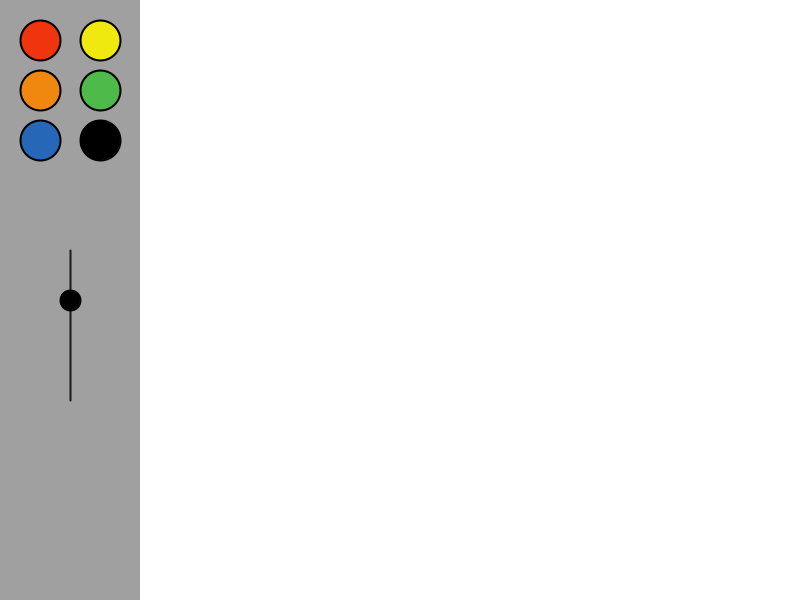
Frame 1 (no input)
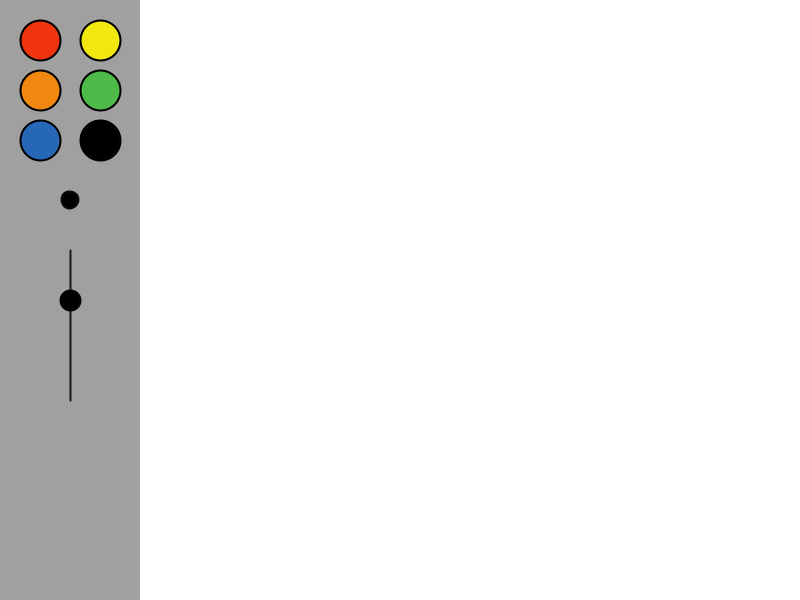
Frame 60 (the mouse pressed at the canvas centre just before this capture)
Frame 120 (the mouse held since frame 60 and released just before this capture): identical to frame 60, image omitted

The Processing sketch that drew these frames (run headless with seeded random() and noise(); from frame 60 on, the mouse is pressed at the canvas centre):

// Processing sketch: paint
// ── paint.pde
color red = #F0340E;
color orange = #F0870E;
color yellow = #F0E80E;
color green = #4DBA49;
color blue = #2767B8;
color black = #000000;
color white = #FFFFFF;
float sliderY;
float r;

//varialbes fr color selection
color selectedColor;

void setup() {
  size (800, 600);
  strokeWeight(2);
  background(white);
  selectedColor=black;
  sliderY=300;
}

void draw() {
  strokeWeight(2);
  //sidebar thing
  noStroke();
  fill(160);
  rect(0, 0, 140, 600);
  stroke(0);

  //buttons
  circleButton(red, 40, 40, 40);
  circleButton(orange, 40, 90, 40);
  circleButton(yellow, 100, 40, 40);
  circleButton(green, 100, 90, 40);
  circleButton(blue, 40, 140, 40);
  circleButton(black, 100, 140, 40);

  //indicator
  stroke(10);
  fill(selectedColor);
  circle(70, 200, r);
  r=map(sliderY, 250, 400, 1, 50);

  //slider
  fill(0);
  stroke(25);
  line(70, 250, 70, 400);
  tactile(70, sliderY);
  circle(70, sliderY, 20);
}

void mouseDragged() {
  controlslider();

  if (mouseX > 140) {
    stroke(selectedColor);
    strokeWeight(r);
    line(pmouseX, pmouseY, mouseX, mouseY);
  }
}

void mousePressed() {
  controlslider();
  
  if (mouseX > 140) {
    stroke(selectedColor);
    strokeWeight(r);
    line(pmouseX, pmouseY, mouseX, mouseY);
  }
}

void controlslider() {
  if (mouseX > 45 && mouseX<95 && mouseY>250 && mouseY< 400) {
    sliderY=mouseY;
  }
}
void circleButton(color a, int x, int y, int r) {
  tactile(x, y);
  fill(a);
  circle(x, y, r);
}
void tactile(int x, float y) {
  if (dist(x, y, mouseX, mouseY)<20) {
    stroke(white);
  } else {
    stroke(black);
  }
}
void mouseReleased() {
  if (dist(40, 40, mouseX, mouseY)<20) {
    selectedColor = red;
  }
  if (dist(40, 90, mouseX, mouseY)<20) {
    selectedColor=orange;
  }
  if (dist(40, 140, mouseX, mouseY)<20) {
    selectedColor=blue;
  }
  if (dist(100, 90, mouseX, mouseY)<20) {
    selectedColor=green;
  }
  if (dist(100, 40, mouseX, mouseY)<20) {
    selectedColor=yellow;
  }
  if (dist(100, 140, mouseX, mouseY)<20) {
    selectedColor=black;
  }
}
